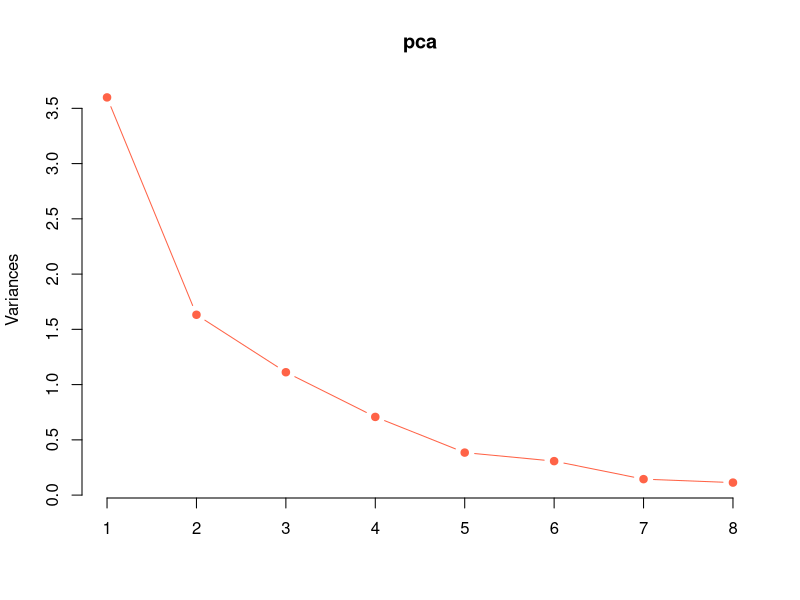
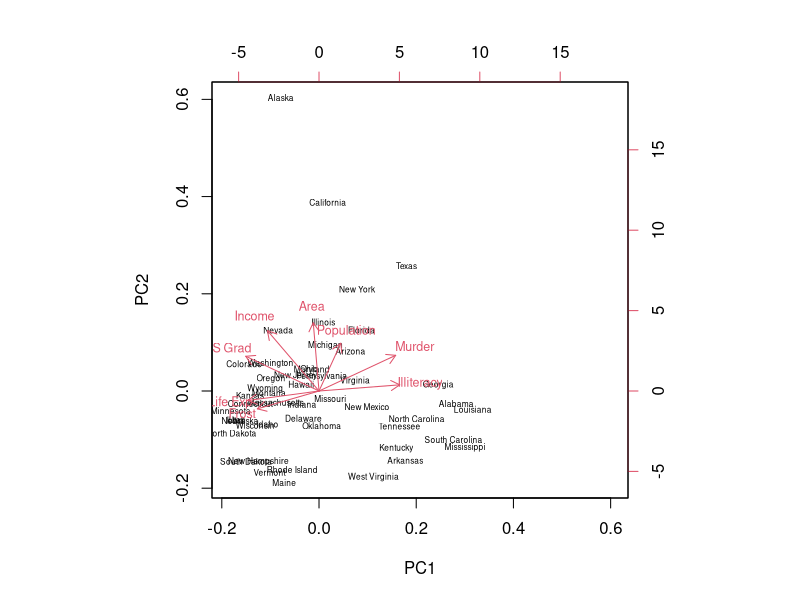

Write R code to recreate these figures, in order.
# Unit 29. Dimension Reduction 1. Principal Component Analysis

str(state.x77)
colnames(state.x77)

prcomp(state.x77)
prcomp(state.x77, scale = T)

pca <- prcomp(state.x77, scale = T)
summary(pca)

plot(pca, type = 'l', col = "tomato", pch = 19)
round(pca$rotation, 3)
pca$x
pca$x[, c(1, 2)]
round(pca$x[, c(1, 2)], 3)
cor(pca$x)
round(cor(pca$x), 12)

biplot(pca, cex = c(0.5, 0.75))
?biplot
